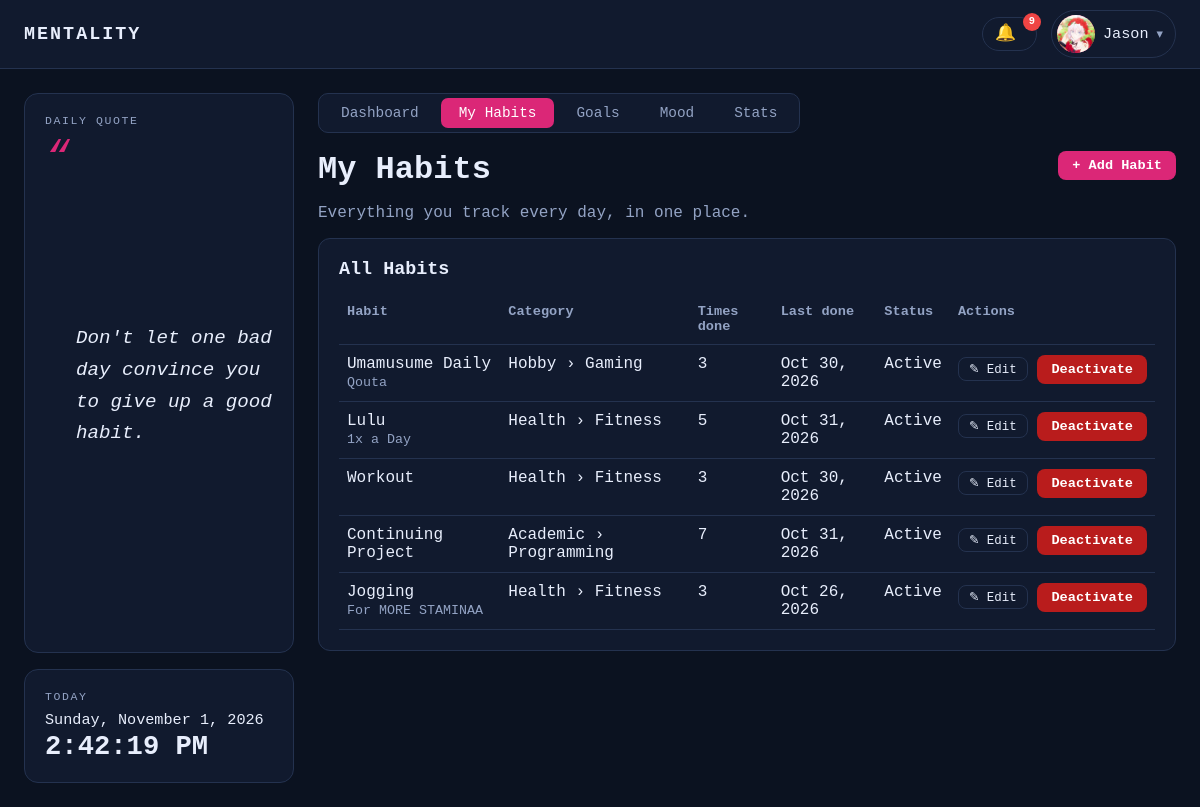
The app's page /habits.php (signed in) with its own data.
### tables this page shows
CREATE TABLE `habits` (
  `habit_id` int(10) unsigned NOT NULL AUTO_INCREMENT,
  `user_id` int(10) unsigned NOT NULL,
  `category_id` int(10) unsigned NOT NULL,
  `name` varchar(100) NOT NULL,
  `details` text DEFAULT NULL,
  `is_active` tinyint(1) NOT NULL DEFAULT 1,
  `created_at` timestamp NOT NULL DEFAULT current_timestamp(),
  PRIMARY KEY (`habit_id`),
  KEY `fk_habits_user` (`user_id`),
  KEY `fk_habits_category` (`category_id`),
  CONSTRAINT `fk_habits_category` FOREIGN KEY (`category_id`) REFERENCES `habit_categories` (`category_id`),
  CONSTRAINT `fk_habits_user` FOREIGN KEY (`user_id`) REFERENCES `users` (`user_id`) ON DELETE CASCADE
);

### includes/auth.php (called while the page is built, shortened)
<?php
function e($value): string {
    return htmlspecialchars((string)$value, ENT_QUOTES, 'UTF-8');
}

### includes/quotes.php (called while the page is built, shortened)
<?php
function daily_quote(): string {
    $quotes = all_quotes();
    $index  = hexdec(substr(md5(date('Y-m-d')), 0, 8)) % count($quotes);
    return $quotes[$index];
}

### includes/layout.php (the view, shortened to what this page needs)
<?php
require_once __DIR__ . '/auth.php';
require_once __DIR__ . '/quotes.php';
function asset_url(string $file): string {
    return BASE_URL . '/assets/' . $file . '?v=' . (int)@filemtime(__DIR__ . '/../assets/' . $file);
}
function get_reminders(PDO $pdo, int $uid): array {
    $today = date('Y-m-d');
    $out = [];
    $stmt = $pdo->prepare(
        'SELECT COUNT(*) FROM habits h
         WHERE h.user_id = ? AND h.is_active = 1 AND DATE(h.created_at) <= ?
           AND NOT EXISTS (SELECT 1 FROM habit_logs l WHERE l.habit_id = h.habit_id AND l.log_date = ? AND l.completed = 1)'
    );
    $stmt->execute([$uid, $today, $today]);
    $left = (int)$stmt->fetchColumn();
    if ($left > 0) {
        $out[] = ['icon' => '✅', 'url' => 'dashboard.php',
                  'text' => 'You still have ' . $left . ' habit' . ($left === 1 ? '' : 's') . ' to complete today.'];
    }
    $stmt = $pdo->prepare('SELECT COUNT(*) FROM mood_logs WHERE user_id = ? AND log_date = ?');
    $stmt->execute([$uid, $today]);
    if ((int)$stmt->fetchColumn() === 0) {
        $out[] = ['icon' => '🙂', 'url' => 'mood.php', 'text' => 'You haven\'t logged your mood today.'];
    }
    $stmt = $pdo->prepare(
        "SELECT title, DATEDIFF(target_date, ?) AS d FROM goals
         WHERE user_id = ? AND status <> 'completed' AND target_date <= DATE_ADD(?, INTERVAL 3 DAY)
         ORDER BY target_date LIMIT 5"
    );
    $stmt->execute([$today, $uid, $today]);
    foreach ($stmt->fetchAll() as $g) {
        $d = (int)$g['d'];
        if ($d < 0)       { $when = abs($d) . ' day' . (abs($d) === 1 ? '' : 's') . ' overdue'; }
        elseif ($d === 0) { $when = 'due today'; }
        else              { $when = 'due in ' . $d . ' day' . ($d === 1 ? '' : 's'); }
        $out[] = ['icon' => '🎯', 'url' => 'goals.php', 'text' => 'Goal "' . $g['title'] . '" is ' . $when . '.'];
    }
    return $out;
}
function render_header(string $title, string $active = ''): void {
    global $pdo;
    $isUser = true;
    $theme  = (($_SESSION['theme'] ?? 'dark') === 'light') ? 'light' : 'dark';
    $name   = $_SESSION['full_name'] ?? $_SESSION['username'];
    $tabs   = $isUser ? [
        'dashboard' => ['Dashboard', 'dashboard.php'],
        'habits'    => ['My Habits', 'habits.php'],
        'goals'     => ['Goals',     'goals.php'],
        'mood'      => ['Mood',      'mood.php'],
        'stats'     => ['Stats',     'stats.php'],
    ] : [];
    $notifyOn = ((int)($_SESSION['notify'] ?? 1) === 1);
    $reminders = []; $stored = [];
    if ($isUser && $notifyOn) {
        $reminders = get_reminders($pdo, (int)$_SESSION['user_id']);
        $stmt = $pdo->prepare('SELECT message, created_at FROM notifications
                               WHERE user_id = ? AND is_cleared = 0 ORDER BY created_at DESC, notification_id DESC LIMIT 10');
        $stmt->execute([(int)$_SESSION['user_id']]);
        $stored = $stmt->fetchAll();
    }
    $bellCount = count($reminders) + count($stored);
    ?>
<!DOCTYPE html>
<html lang="en" data-theme="<?= e($theme) ?>">
<head>
    <link rel="stylesheet" href="<?= e(asset_url('style.css')) ?>">
</head>
<body>
<header class="appbar">
    <div class="brand">MENTALITY</div>
    <div class="appbar-right">
        <?php if ($isUser): ?>
        <div class="dropdown" data-dropdown>
            <button type="button" class="bell-btn" data-dropdown-toggle aria-label="Notifications" aria-haspopup="true">
                &#128276;<?php if ($bellCount > 0): ?><span class="bell-badge"><?= $bellCount > 9 ? '9+' : $bellCount ?></span><?php endif; ?>
            </button>
        </div>
        <?php endif; ?>
        <div class="dropdown" data-dropdown>
            <button type="button" class="profile-btn" data-dropdown-toggle aria-haspopup="true">
                <?= avatar_html($_SESSION['avatar'] ?? null, $name) ?>
                <span class="profile-name"><?= e($name) ?></span><span class="caret">&#9662;</span>
            </button>
        </div>
    </div>
</header>
<div class="shell">
    <aside class="leftcol">
        <div class="quote-card">
            <div class="card-label">Daily Quote</div>
            <blockquote><?= e(daily_quote()) ?></blockquote>
        </div>
        <div class="today-card">
            <div class="card-label">Today</div>
            <div id="live-date" class="live-date"><?= e(date('l, F j, Y')) ?></div>
            <div id="live-time" class="live-time"><?= e(date('g:i:s A')) ?></div>
        </div>
    </aside>
    <main class="main">
    <?php if ($tabs): ?>
        <nav class="tabs dash-tabs">
            <?php foreach ($tabs as $key => [$label, $file]): ?>
                <a class="tab<?= $key === $active ? ' active' : '' ?>" href="<?= BASE_URL . '/' . $file ?>"><?= e($label) ?></a>
            <?php endforeach; ?>
        </nav>
    <?php endif; ?>
    <?php
}
function render_footer(array $scripts = []): void {
    ?>
    </main>
</div>
</body>
</html>
<?php
}
function avatar_html(?string $file, string $name, string $size = 'sm'): string {
    if ($file) {
        return '<img class="avatar ' . e($size) . '" src="' . BASE_URL . '/uploads/avatars/' . rawurlencode($file) . '" alt="Profile picture">';
    }
    $initial = mb_strtoupper(mb_substr(trim($name), 0, 1));
    return '<span class="avatar ' . e($size) . '">' . e($initial !== '' ? $initial : '?') . '</span>';
}

### habits.php (shortened to what this page needs)
<?php
require_once __DIR__ . '/includes/layout.php';
$uid = (int)$_SESSION['user_id'];
$stmt = $pdo->prepare('SELECT * FROM v_habit_overview WHERE user_id = ? ORDER BY is_active DESC, created_at DESC');
$stmt->execute([$uid]);
$habits = $stmt->fetchAll();
render_header('My Habits', 'habits');
?>
<div class="page-head">
    <div>
        <h1>My Habits</h1>
        <p class="muted">Everything you track every day, in one place.</p>
    </div>
    <button type="button" class="btn-sm" data-habit-new>+ Add Habit</button>
</div>
<div class="panel">
    <h2>All Habits</h2>
    <?php if (!$habits): ?>
        <p class="muted">No habits yet. Click <strong>+ Add Habit</strong> to create your first one.</p>
    <?php else: ?>
    <div class="table-wrap">
    <table class="list">
        <thead><tr><th>Habit</th><th>Category</th><th>Times done</th><th>Last done</th><th>Status</th><th>Actions</th></tr></thead>
        <tbody>
        <?php foreach ($habits as $h):
            $json = json_encode(['id' => (int)$h['habit_id'], 'name' => $h['name'], 'details' => (string)$h['details'], 'category' => (int)$h['category_id']], JSON_UNESCAPED_UNICODE);
        ?>
            <tr class="<?= $h['is_active'] ? '' : 'inactive' ?>">
                <td><?= e($h['name']) ?><?php if ($h['details']): ?><br><small class="muted"><?= e($h['details']) ?></small><?php endif; ?></td>
                <td><?= e($h['parent_category'] ? $h['parent_category'] . ' › ' . $h['category_name'] : $h['category_name']) ?></td>
                <td><?= (int)$h['total_completed'] ?></td>
                <td><?= $h['last_completed'] ? e(date('M j, Y', strtotime($h['last_completed']))) : '—' ?></td>
                <td><?= $h['is_active'] ? 'Active' : 'Inactive' ?></td>
                <td class="actions">
                    <button type="button" class="btn-ghost btn-edit" data-habit="<?= e($json) ?>">&#9998; Edit</button>
                    <form method="post" onsubmit="return confirm('<?= $h['is_active'] ? 'Deactivate this habit? Its history is kept.' : 'Reactivate this habit?' ?>');">
                        <button type="submit" class="btn-sm <?= $h['is_active'] ? 'btn-danger' : '' ?>"><?= $h['is_active'] ? 'Deactivate' : 'Reactivate' ?></button>
                    </form>
                </td>
            </tr>
        <?php endforeach; ?>
        </tbody>
    </table>
    </div>
    <?php endif; ?>
</div>
<?php render_footer(['habits.js']); ?>

### records on screen
habits: name "Umamusume Daily", details "Qouta", category_name "Hobby › Gaming", total_completed "3", last_completed "Oct 30, 2026", is_active "Active"
habits: name "Lulu", details "1x a Day", category_name "Health › Fitness", total_completed "5", last_completed "Oct 31, 2026", is_active "Active"
habits: name "Workout", category_name "Health › Fitness", total_completed "3", last_completed "Oct 30, 2026", is_active "Active"
habits: name "Continuing Project", category_name "Academic › Programming", total_completed "7", last_completed "Oct 31, 2026", is_active "Active"
habits: name "Jogging", details "For MORE STAMINAA", category_name "Health › Fitness", total_completed "3", last_completed "Oct 26, 2026", is_active "Active"

### other values on screen
$bellCount "9"
$name "Jason"
daily_quote() "Don't let one bad day convince you to give up a good habit."
$label "Dashboard"
$label "My Habits"
$label "Goals"
$label "Mood"
$label "Stats"
